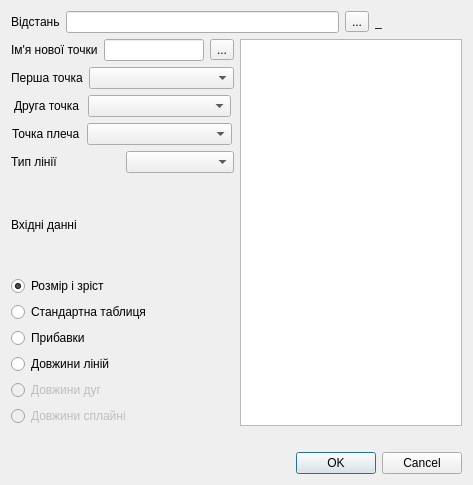
<?xml version="1.0" encoding="UTF-8"?>
<ui version="4.0">
 <class>DialogShoulderPoint</class>
 <widget class="QDialog" name="DialogShoulderPoint">
  <property name="geometry">
   <rect>
    <x>0</x>
    <y>0</y>
    <width>473</width>
    <height>485</height>
   </rect>
  </property>
  <property name="windowTitle">
   <string>Dialog</string>
  </property>
  <layout class="QVBoxLayout" name="verticalLayout">
   <item>
    <layout class="QHBoxLayout" name="horizontalLayout_2">
     <item>
      <widget class="QLabel" name="label">
       <property name="sizePolicy">
        <sizepolicy hsizetype="Fixed" vsizetype="Preferred">
         <horstretch>0</horstretch>
         <verstretch>0</verstretch>
        </sizepolicy>
       </property>
       <property name="text">
        <string>Відстань</string>
       </property>
      </widget>
     </item>
     <item>
      <widget class="QLineEdit" name="lineEditFormula">
       <property name="sizePolicy">
        <sizepolicy hsizetype="Preferred" vsizetype="Fixed">
         <horstretch>0</horstretch>
         <verstretch>0</verstretch>
        </sizepolicy>
       </property>
      </widget>
     </item>
     <item>
      <widget class="QToolButton" name="toolButtonEqual">
       <property name="text">
        <string>...</string>
       </property>
       <property name="icon">
        <iconset resource="../icon.qrc">
         <normaloff>:/icon/24x24/equal.png</normaloff>:/icon/24x24/equal.png</iconset>
       </property>
       <property name="iconSize">
        <size>
         <width>24</width>
         <height>24</height>
        </size>
       </property>
      </widget>
     </item>
     <item>
      <widget class="QLabel" name="labelResultCalculation">
       <property name="sizePolicy">
        <sizepolicy hsizetype="Fixed" vsizetype="Preferred">
         <horstretch>0</horstretch>
         <verstretch>0</verstretch>
        </sizepolicy>
       </property>
       <property name="minimumSize">
        <size>
         <width>87</width>
         <height>0</height>
        </size>
       </property>
       <property name="text">
        <string>_</string>
       </property>
      </widget>
     </item>
    </layout>
   </item>
   <item>
    <layout class="QHBoxLayout" name="horizontalLayout_3">
     <item>
      <layout class="QVBoxLayout" name="verticalLayout_2">
       <item>
        <layout class="QHBoxLayout" name="horizontalLayout_5">
         <item>
          <widget class="QLabel" name="label_4">
           <property name="sizePolicy">
            <sizepolicy hsizetype="Fixed" vsizetype="Fixed">
             <horstretch>0</horstretch>
             <verstretch>0</verstretch>
            </sizepolicy>
           </property>
           <property name="text">
            <string>Ім'я нової точки</string>
           </property>
          </widget>
         </item>
         <item>
          <widget class="QLineEdit" name="lineEditNamePoint"/>
         </item>
         <item>
          <widget class="QToolButton" name="toolButtonPutHere">
           <property name="text">
            <string>...</string>
           </property>
           <property name="icon">
            <iconset resource="../icon.qrc">
             <normaloff>:/icon/24x24/putHere.png</normaloff>:/icon/24x24/putHere.png</iconset>
           </property>
           <property name="iconSize">
            <size>
             <width>24</width>
             <height>24</height>
            </size>
           </property>
          </widget>
         </item>
        </layout>
       </item>
       <item>
        <layout class="QHBoxLayout" name="horizontalLayout_4">
         <item>
          <widget class="QLabel" name="label_3">
           <property name="sizePolicy">
            <sizepolicy hsizetype="Fixed" vsizetype="Fixed">
             <horstretch>0</horstretch>
             <verstretch>0</verstretch>
            </sizepolicy>
           </property>
           <property name="text">
            <string>Перша точка</string>
           </property>
          </widget>
         </item>
         <item>
          <widget class="QComboBox" name="comboBoxP1Line">
           <property name="sizePolicy">
            <sizepolicy hsizetype="Fixed" vsizetype="Fixed">
             <horstretch>0</horstretch>
             <verstretch>0</verstretch>
            </sizepolicy>
           </property>
           <property name="minimumSize">
            <size>
             <width>145</width>
             <height>0</height>
            </size>
           </property>
          </widget>
         </item>
        </layout>
       </item>
       <item>
        <layout class="QHBoxLayout" name="horizontalLayout_6">
         <item>
          <widget class="QLabel" name="label_5">
           <property name="sizePolicy">
            <sizepolicy hsizetype="Fixed" vsizetype="Fixed">
             <horstretch>0</horstretch>
             <verstretch>0</verstretch>
            </sizepolicy>
           </property>
           <property name="text">
            <string>Друга точка</string>
           </property>
          </widget>
         </item>
         <item>
          <widget class="QComboBox" name="comboBoxP2Line">
           <property name="sizePolicy">
            <sizepolicy hsizetype="Fixed" vsizetype="Fixed">
             <horstretch>0</horstretch>
             <verstretch>0</verstretch>
            </sizepolicy>
           </property>
           <property name="minimumSize">
            <size>
             <width>143</width>
             <height>0</height>
            </size>
           </property>
          </widget>
         </item>
        </layout>
       </item>
       <item>
        <layout class="QHBoxLayout" name="horizontalLayout_7">
         <item>
          <widget class="QLabel" name="label_6">
           <property name="sizePolicy">
            <sizepolicy hsizetype="Fixed" vsizetype="Preferred">
             <horstretch>0</horstretch>
             <verstretch>0</verstretch>
            </sizepolicy>
           </property>
           <property name="text">
            <string>Точка плеча</string>
           </property>
          </widget>
         </item>
         <item>
          <widget class="QComboBox" name="comboBoxPShoulder">
           <property name="sizePolicy">
            <sizepolicy hsizetype="Fixed" vsizetype="Fixed">
             <horstretch>0</horstretch>
             <verstretch>0</verstretch>
            </sizepolicy>
           </property>
           <property name="minimumSize">
            <size>
             <width>145</width>
             <height>0</height>
            </size>
           </property>
          </widget>
         </item>
        </layout>
       </item>
       <item>
        <layout class="QHBoxLayout" name="horizontalLayout_8">
         <item>
          <widget class="QLabel" name="label_7">
           <property name="sizePolicy">
            <sizepolicy hsizetype="Preferred" vsizetype="Preferred">
             <horstretch>0</horstretch>
             <verstretch>0</verstretch>
            </sizepolicy>
           </property>
           <property name="text">
            <string>Тип лінії</string>
           </property>
          </widget>
         </item>
         <item>
          <widget class="QComboBox" name="comboBoxLineType"/>
         </item>
        </layout>
       </item>
       <item>
        <layout class="QVBoxLayout" name="verticalLayout_3">
         <item>
          <widget class="QLabel" name="label_2">
           <property name="text">
            <string>Вхідні данні</string>
           </property>
          </widget>
         </item>
         <item>
          <widget class="QRadioButton" name="radioButtonSizeGrowth">
           <property name="text">
            <string>Розмір і зріст</string>
           </property>
           <property name="checked">
            <bool>true</bool>
           </property>
          </widget>
         </item>
         <item>
          <widget class="QRadioButton" name="radioButtonStandartTable">
           <property name="text">
            <string>Стандартна таблиця</string>
           </property>
          </widget>
         </item>
         <item>
          <widget class="QRadioButton" name="radioButtonIncrements">
           <property name="text">
            <string>Прибавки</string>
           </property>
          </widget>
         </item>
         <item>
          <widget class="QRadioButton" name="radioButtonLengthLine">
           <property name="enabled">
            <bool>true</bool>
           </property>
           <property name="text">
            <string>Довжини ліній</string>
           </property>
          </widget>
         </item>
         <item>
          <widget class="QRadioButton" name="radioButtonLengthArc">
           <property name="enabled">
            <bool>false</bool>
           </property>
           <property name="text">
            <string>Довжини дуг</string>
           </property>
          </widget>
         </item>
         <item>
          <widget class="QRadioButton" name="radioButtonLengthSpline">
           <property name="enabled">
            <bool>false</bool>
           </property>
           <property name="text">
            <string>Довжини сплайні</string>
           </property>
          </widget>
         </item>
        </layout>
       </item>
      </layout>
     </item>
     <item>
      <widget class="QListWidget" name="listWidget"/>
     </item>
    </layout>
   </item>
   <item>
    <widget class="QLabel" name="labelDescription">
     <property name="text">
      <string/>
     </property>
    </widget>
   </item>
   <item>
    <widget class="QDialogButtonBox" name="buttonBox">
     <property name="orientation">
      <enum>Qt::Horizontal</enum>
     </property>
     <property name="standardButtons">
      <set>QDialogButtonBox::Cancel|QDialogButtonBox::Ok</set>
     </property>
    </widget>
   </item>
  </layout>
 </widget>
 <resources>
  <include location="../icon.qrc"/>
 </resources>
 <connections>
  <connection>
   <sender>buttonBox</sender>
   <signal>accepted()</signal>
   <receiver>DialogShoulderPoint</receiver>
   <slot>accept()</slot>
   <hints>
    <hint type="sourcelabel">
     <x>248</x>
     <y>254</y>
    </hint>
    <hint type="destinationlabel">
     <x>157</x>
     <y>274</y>
    </hint>
   </hints>
  </connection>
  <connection>
   <sender>buttonBox</sender>
   <signal>rejected()</signal>
   <receiver>DialogShoulderPoint</receiver>
   <slot>reject()</slot>
   <hints>
    <hint type="sourcelabel">
     <x>316</x>
     <y>260</y>
    </hint>
    <hint type="destinationlabel">
     <x>286</x>
     <y>274</y>
    </hint>
   </hints>
  </connection>
 </connections>
</ui>
